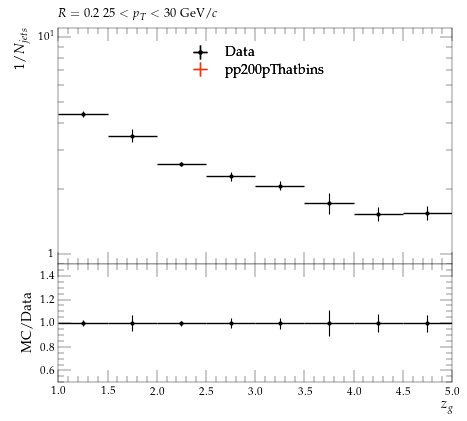

Source code (Python):
#! /usr/bin/env python3

# This Python script was auto-generated using YODA v2.1.0.
# Analysis object: /STAR_2020_I1783875/d27-x01-y01
# Timestamp: 08-10-2025 (02:59:01)

import matplotlib as mpl
import matplotlib.pyplot as plt
mpl.use('Agg') # comment out for interactive use
import os
import numpy as np
from numpy import nan, inf

plotDir = os.path.split(os.path.realpath(__file__))[0]
if 'YODA_USER_PLOT_PATH' in globals():
    plot_outdir = globals()['YODA_USER_PLOT_PATH']
else:
    plot_outdir = plotDir

#plot style
plt.style.use(os.path.join(plotDir, '../default.mplstyle'))
# plot metadata
figW, figH = plt.rcParams['figure.figsize']
ax_xLabel = r'$z_{g}$'
ax_yLabel = r'$1/N_{jets}$'
ax_title  = r'$R=0.2 ~ 25 < p_{T} < 30$ GeV/$c$'
ax_xScale = 'linear'
ax_yScale = 'log'
xLims = (1.0, 5.0)
yLims = (0.9, 11.0)

# TeX-friendly labels for the legend
labels = {
    'legend' : ([ r"Data", r"pp200pThatbins" ], r""),
}

# Adjust canvas width and height
canvasW = 10.0
canvasH = 9.0
figW *= canvasW/10.
figH *= canvasH/9.

# Create figure and axis objects
fig, (ax, ratio0_ax) = plt.subplots(2, 1, sharex=True,
                  figsize=(figW,figH), gridspec_kw={'height_ratios': (6.0, 3.0)})

# Set figure margins
plt.subplots_adjust(
    left   = 1.0 * plt.rcParams['figure.subplot.left'],
    right  = 1.0 * plt.rcParams['figure.subplot.right'],
    top    = 1.0 * plt.rcParams['figure.subplot.top'],
    bottom = 1.0 * plt.rcParams['figure.subplot.bottom'])

ratio0_ax.yaxis.set_major_locator(mpl.ticker.MultipleLocator(0.2))
ratio0_ax.set_ylim(0.5, 1.4999)
ratio0_ax.set_ylabel('MC/Data')

# the numerical data is stored in a separate file
dataf = dict()
prefix = os.path.split(__file__)[0]
if prefix:    prefix = prefix + '/'
exec(open(prefix+'d27-x01-y01__data.py').read(), dataf)


legend_handles = dict() # keep track of handles for the legend

# style options for curves
# starts at zorder>=5 to draw curve on top of legend
styles = {
  'Data': {
    'color' : 'black',
    'linestyle' : '-',
    'linewidth' : 1,
    'marker' : 'o',
    'markersize' : 2,
    'capsize' : 0.0,
    'zorder' : 5,
    'histstyle' : 0,
    'drawstyle' : 'steps-pre',
    'xerrorbars' : 1,
    'yerrorbars' : 1,
    'fillcolor' : None,
    'fillopacity' : 1.0,
    'ratio0_linestyle' : '-',
    'ratio0_linewidth' : 1,
    'ratio0_marker' : 'o',
    'ratio0_markersize' : 2,
    'ratio0_capsize' : 0.0,
    'ratio0_zorder' : 5,
    'ratio0_histstyle' : 0,
    'ratio0_drawstyle' : 'steps-pre',
    'ratio0_xerrorbars' : 1,
    'ratio0_yerrorbars' : 1,
  },
  'pp200pThatbins.yoda': {
    'color' : '#EE3311',
    'linestyle' : '-',
    'linewidth' : 1,
    'marker' : 'none',
    'markersize' : 2,
    'capsize' : 0.0,
    'zorder' : 6,
    'histstyle' : 1,
    'drawstyle' : 'steps-pre',
    'xerrorbars' : 1,
    'yerrorbars' : 1,
    'fillcolor' : None,
    'fillopacity' : 1.0,
    'ratio0_linestyle' : '-',
    'ratio0_linewidth' : 1,
    'ratio0_marker' : 'none',
    'ratio0_markersize' : 2,
    'ratio0_capsize' : 0.0,
    'ratio0_zorder' : 6,
    'ratio0_histstyle' : 1,
    'ratio0_drawstyle' : 'steps-pre',
    'ratio0_xerrorbars' : 1,
    'ratio0_yerrorbars' : 1,
  },
}

# curve from input yoda files in main panel
for label, yvals in dataf['yvals'].items():
    if all(np.isnan(v) for v in dataf['yvals'][label]):
        continue
    tmp = None
    if styles[label]['histstyle']: # draw as histogram
        xpos = dataf['xedges'][label] if styles[label]['drawstyle'] else dataf['xpoints'][label]
        ypos = np.insert(yvals, 0, yvals[0]) if styles[label]['drawstyle'] else yvals
        if styles[label]['fillcolor']: # fill area below curve
            ax.fill_between(xpos, ypos, step='pre',
                            color=styles[label]['fillcolor'],
                            alpha=styles[label]['fillopacity'])
        tmp, = ax.plot(xpos, ypos,
                       color=styles[label]['color'],
                       linestyle=styles[label]['linestyle'],
                       linewidth=styles[label]['linewidth'],
                       drawstyle=styles[label]['drawstyle'], solid_joinstyle='miter',
                       zorder=styles[label]['zorder'], label=label)
    tmp = ax.errorbar(dataf['xpoints'][label], yvals,
                      xerr=np.array(dataf['xerrs'][label])*styles[label]['xerrorbars'],
                      yerr=np.array(dataf['yerrs'][label])*styles[label]['yerrorbars'],
                      fmt=styles[label]['marker'], capsize=styles[label]['capsize'],
                      markersize=styles[label]['markersize'],
                      ecolor=styles[label]['color'],
                      color=styles[label]['color'], zorder=styles[label]['zorder'])
    tmp[-1][0].set_linestyle(styles[label]['linestyle'])
    tmp[-1][0].set_linewidth(styles[label]['linewidth'])
    if label in dataf['add_legend_handle']:  legend_handles[label] = tmp
    for varLabel in dataf['variation_yvals'].keys():
        if varLabel.startswith(label):
            tmp, = ax.plot(dataf['xedges'][label], dataf['variation_yvals'][varLabel],
                           color=styles[label]['color'],
                           linestyle=styles[label]['linestyle'],
                           linewidth=styles[label]['linewidth'],
                           drawstyle='steps-pre', solid_joinstyle='miter',
                           zorder=styles[label]['zorder'], alpha=0.5)


# plots on ratio panel
# curve from input yoda files in ratio panel
for label, yvals in dataf['ratio0_yvals'].items():
    if all(np.isnan(v) for v in yvals):
        continue
    if styles[label]['ratio0_histstyle']: # plot as histogram
        xpos = dataf['xedges']['Data'] if styles[label]['ratio0_drawstyle'] else dataf['xpoints']['Data']
        ypos = np.insert(yvals, 0, yvals[0]) if styles[label]['ratio0_drawstyle'] else yvals
        ratio0_ax.plot(xpos, ypos,
                       color=styles[label]['color'],
                       linewidth=styles[label]['linewidth'],
                       linestyle=styles[label]['ratio0_linestyle'],
                       drawstyle=styles[label]['ratio0_drawstyle'], zorder=styles[label]['zorder'],
                       solid_joinstyle='miter')
    tmp = ratio0_ax.errorbar(dataf['xpoints']['Data'], yvals,
                             xerr=np.array(dataf['ref_xerrs'])*styles[label]['ratio0_xerrorbars'],
                             yerr=np.array(dataf['ratio0_yerrs'][label])*styles[label]['ratio0_yerrorbars'],
                             fmt=styles[label]['ratio0_marker'], capsize=styles[label]['ratio0_capsize'],
                             markersize=styles[label]['ratio0_markersize'],
                             ecolor=styles[label]['color'],
                             color=styles[label]['color'])
    tmp[-1][0].set_linestyle(styles[label]['ratio0_linestyle'])
    tmp[-1][0].set_linewidth(styles[label]['ratio0_linewidth'])

    for varlabel in dataf['ratio0_variation_vals'].keys():
        if varlabel.startswith(label):
            ratio0_ax.plot(dataf['xedges']['Data'],
                            dataf['ratio0_variation_vals'][varlabel],
                            color=styles[label]['color'],
                            linestyle=styles[label]['linestyle'],
                            linewidth=styles[label]['linewidth'],
                            drawstyle='steps-pre', solid_joinstyle='miter',
                            zorder=1, alpha=0.5)

legend_items = list(legend_handles.values())
ax.add_artist(ax.legend(legend_items,
                        labels['legend'][0],
                        title=labels['legend'][1],
                        alignment='left',
                        loc='upper center',
                        bbox_to_anchor=(0.5, 0.97)))

# set plot metadata as defined above
ratio0_ax.set_xlabel(ax_xLabel)
ratio0_ax.xaxis.set_label_coords(1., -0.15)
ax.set_ylabel(ax_yLabel, ha='right', va='top')
ax.yaxis.set_label_coords(-0.11, 1.0)
ax.set_title(ax_title, loc='left')
ax.set_xscale(ax_xScale)
ax.set_yscale(ax_yScale)
ax.set_xlim(xLims)
ax.set_ylim(yLims)

# tick formatting
plt.rcParams['xtick.top'] = True
plt.rcParams['ytick.right'] = True
ax.yaxis.set_major_locator(mpl.ticker.LogLocator(base=10.0, numticks=np.inf))
ax.yaxis.set_minor_locator(mpl.ticker.LogLocator(
                           base=10.0, subs=np.arange(0.1, 1, 0.1), numticks=np.inf))
fig.align_ylabels((ax, ratio0_ax))
plt.savefig(os.path.join(plot_outdir, 'd27-x01-y01.pdf'), format='PDF')
plt.savefig(os.path.join(plot_outdir, 'd27-x01-y01.png'), format='PNG')

plt.close(fig)
